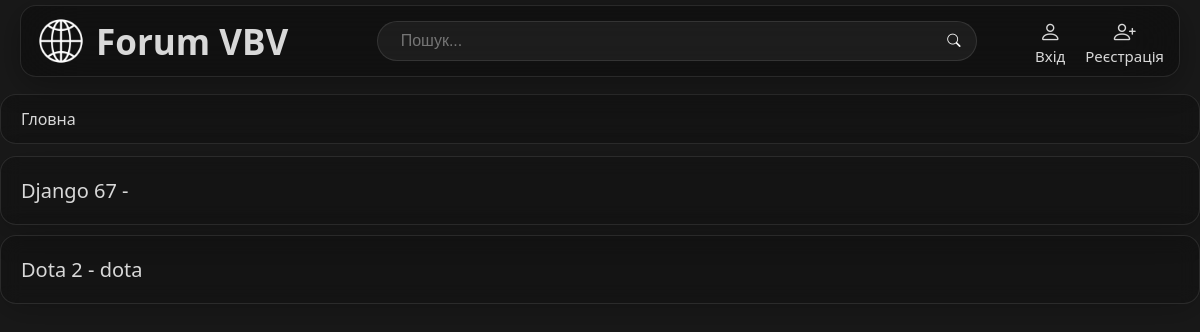
Before: / with the older database file.
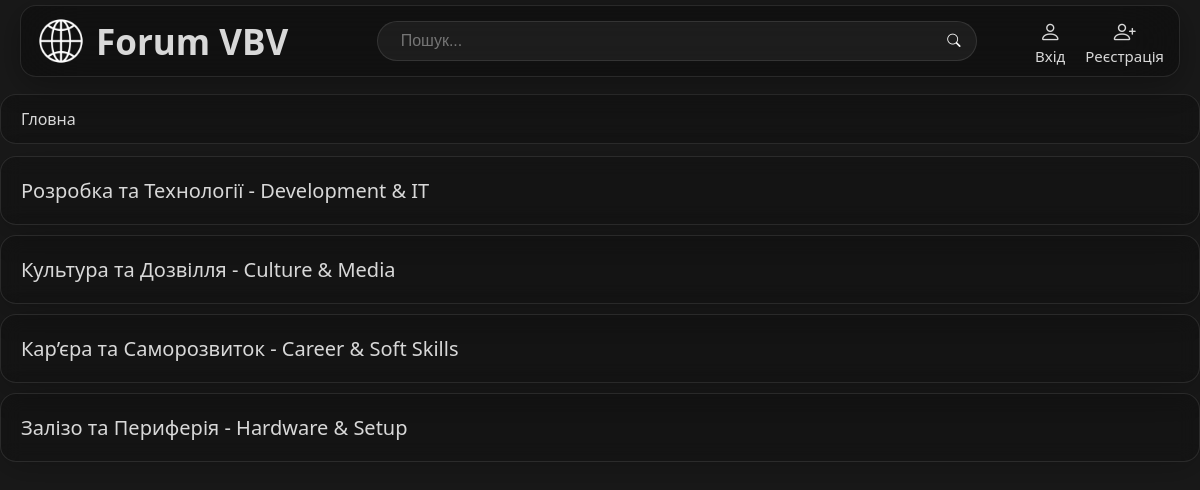
After: the same page with the newer database file.
### forum/models.py (models this page shows, shortened)
class Theme(models.Model):
    title = models.CharField(max_length=155, verbose_name='Название')
    author = models.ForeignKey(settings.AUTH_USER_MODEL, on_delete=models.CASCADE, verbose_name='Автор')
    created_at = models.DateTimeField(default=timezone.now, verbose_name='Дата создания')
    description = models.TextField(max_length=100, verbose_name='Описание', blank=True)
    class Meta:
        verbose_name = 'Тема'
        verbose_name_plural = 'Темы'

### forum/views.py (the view)
# urls.py: path('', views.HomeView.as_view(), name='home'),
class HomeView(ListView):
    model = Theme
    template_name = 'forum/home_page.html'
    context_object_name = 'themes'
    ordering = ['created_at']

### content/templates/forum/home_page.html (shortened to what this page needs)
{% extends 'base.html'%}
{% load static %}
{% block css %}<link rel="stylesheet" href="{% static 'css/home.css' %}">{% endblock %}
{% block breadcrumbs %}
    <li class="breadcrumb-item active">Гловна</li>
{% endblock %}
{% block content %}
<div class="container">
    <div class="themes">
        {% for theme in themes %}
            <a href="{% url 'forum:threads_list' theme.pk %}" class="theme-text">
                <div class="theme">
                    <p>{{ theme.title }} - {{ theme.description }}</p>
                </div>
            </a>
        {% endfor %}
    </div>
</div>
{% endblock %}

Changed rows visible on the page:
removed Theme: title "Django 67"
removed Theme: title "Dota 2", description "dota"
added Theme: title "Розробка та Технології", description "Development & IT"
added Theme: title "Культура та Дозвілля", description "Culture & Media"
added Theme: title "Кар’єра та Саморозвиток", description "Career & Soft Skills"
added Theme: title "Залізо та Периферія", description "Hardware & Setup"
